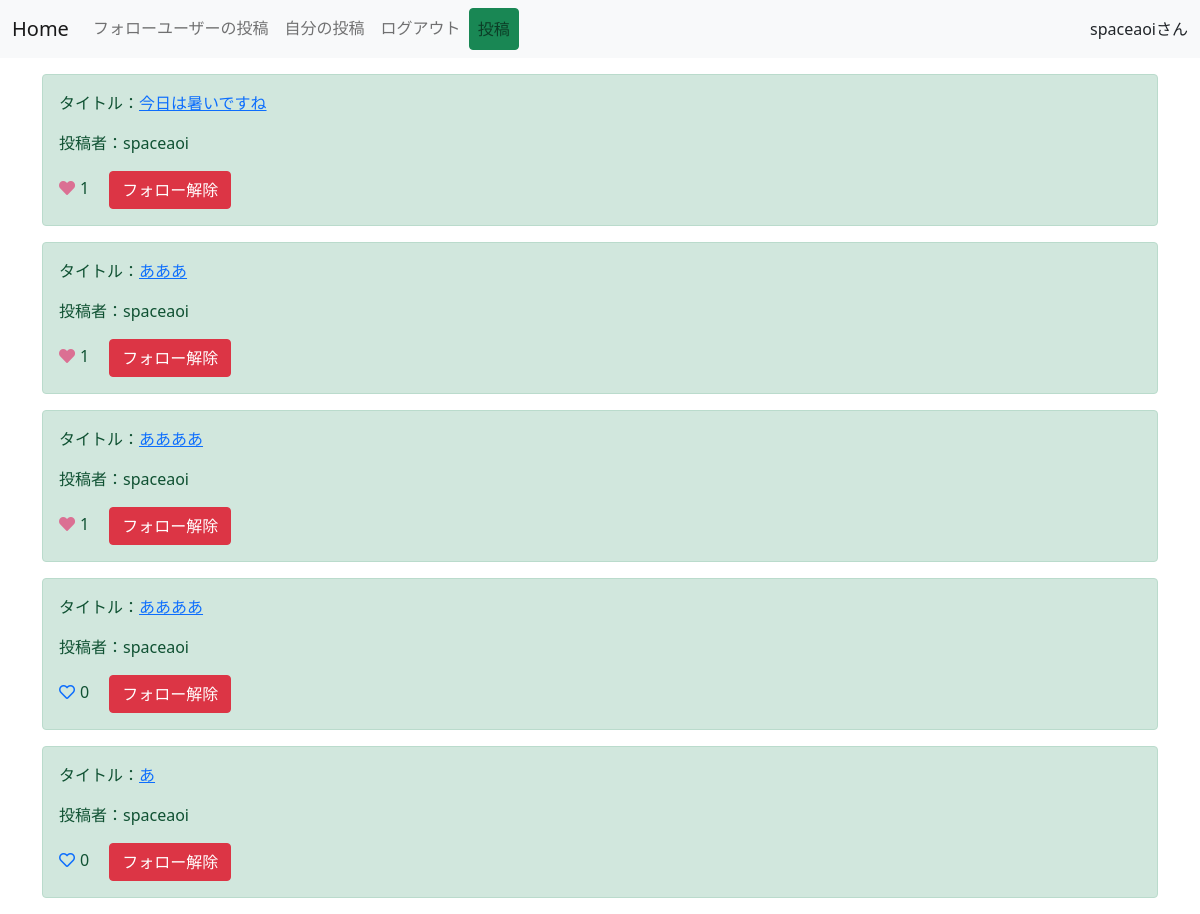
The app's page /follow-list/ (signed in) with its own data.
### snsapp/models.py (models this page shows, shortened)
class Post(models.Model):
    title = models.CharField(max_length=100)
    content = models.TextField()
    user = models.ForeignKey(User, on_delete=models.CASCADE)
    like = models.ManyToManyField(User, related_name='related_post', blank=True)
    created_at = models.DateTimeField(auto_now_add=True)
    class Meta:
        ordering = ["-created_at"]

### snsapp/views.py (the view)
# urls.py: path('follow-list/', FollowList.as_view(), name='follow-list'),
class FollowList(LoginRequiredMixin, ListView):
    model = Post
    template_name = 'list.html'
    def get_queryset(self):
        my_connection = Connection.objects.get_or_create(user=self.request.user)
        all_follow = my_connection[0].following.all()
        return Post.objects.filter(user__in=all_follow)
    def get_context_data(self, *args, **kwargs):
        context = super().get_context_data(*args, **kwargs)
        context['connection'] = Connection.objects.get_or_create(user=self.request.user)
        return context

### templates/list.html
{% extends 'base.html' %}
{% load static %}
{% block customcss %}
    <link rel="stylesheet" href="{% static 'style.css' %}">
{% endblock customcss %}
{% block content %}
<div class="container mt-3">
    {% for item in object_list %}
    <div class="alert alert-success" role="alert">
        <p>タイトル：<a href="{% url 'detail' item.pk %}">{{item.title}}</a></p>
        <p>投稿者：{{item.user.username}}</p>
        {% if request.user in item.like.all %}
        <a href="{% url 'like-home' item.pk %}" class="like-btn add-color" tabindex="-1" role="button" aria-disabled="true"><i class="fas fa-heart"></i></a>{{item.like.count}}
        {% else %}
        <a href="{% url 'like-home' item.pk %}" class="like-btn" tabindex="-1" role="button" aria-disabled="true"><i class="far fa-heart"></i></a>{{item.like.count}}
        {% endif %}
        {% if item.user in connection.0.following.all %}
        <a href="{% url 'follow-home' item.pk %}" class="btn btn-danger ms-3" tabindex="-1" role="button" aria-disabled="true">フォロー解除</a>
        {% else %}
        <a href="{% url 'follow-home' item.pk %}" class="btn btn-primary ms-3" tabindex="-1" role="button" aria-disabled="true">フォロー</a>
        {% endif %}
    </div>
    {% endfor %}
</div>
{% endblock content %}

### templates/base.html (shortened to what this page needs)
{% load static %}
<!doctype html>
<html lang="ja">
  <head>
    <link href="https://cdn.jsdelivr.net/npm/bootstrap@5.0.0-beta3/dist/css/bootstrap.min.css" rel="stylesheet">
    <link rel="stylesheet" href="https://use.fontawesome.com/releases/v5.15.1/css/all.css">
    {% block customcss %}
    {% endblock customcss %}
  </head>
  <body>
    <nav class="navbar navbar-expand-lg navbar-light bg-light mb-3">
        <div class="container-fluid">
          <a class="navbar-brand" href="{% url 'home' %}">Home</a>
          <div class="collapse navbar-collapse" id="navbarNavAltMarkup">
            <div class="navbar-nav">
              <a class="nav-link" href="{% url 'follow-list' %}">フォローユーザーの投稿</a>
              <a class="nav-link" href="{% url 'mypost' %}">自分の投稿</a>
              <a class="nav-link" href="/accounts/logout/">ログアウト</a>
              <a class="nav-link btn btn-success" href="{% url 'create' %}" role="button">投稿</a>
            </div>
          </div>
          <div>
            {{request.user.username}}さん
          </div>
        </div>
      </nav>
      {% block content %}
      {% endblock content %}
  </body>
</html>

### static/style.css (style rules this page uses)
.like-btn { display: inline-block; margin-right: 5px; }
.add-color { color:palevioletred; }

### records on screen
Post: title "今日は暑いですね", user.username "spaceaoi", like.count "1", shows "フォロー解除"
Post: title "あああ", user.username "spaceaoi", like.count "1", shows "フォロー解除"
Post: title "ああああ", user.username "spaceaoi", like.count "1", shows "フォロー解除"
Post: title "ああああ", user.username "spaceaoi", like.count "0", shows "フォロー解除"
Post: title "あ", user.username "spaceaoi", like.count "0", shows "フォロー解除"

### other values on screen
{{ request.user.username }} "spaceaoi"
